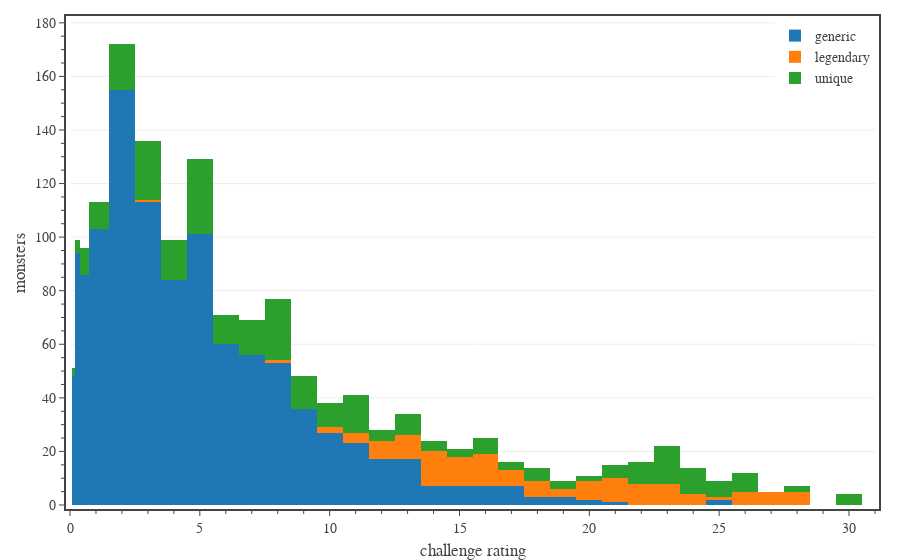

Source (notebook cell):
### Code cell
# plot the number of monsters by CR

# create figure
fig = go.Figure(
    layout=go.Layout(
        template=TFB_TEMPLATE,
        margin=dict(l=70, r=25, b=55, t=20, pad=4),
        barmode='stack',
        xaxis=dict(
            title_text='challenge rating',
            range=[0, 31],
            tick0=0, dtick=5,
            minor=dict(tick0=0, dtick=1),
        ),
        yaxis=dict(
            title_text='monsters',
            #range=[0, 35],
            #tick0=0, dtick=5,
            #minor=dict(tick0=0, dtick=1),
        ),
        legend=dict(
            xanchor='right', yanchor='top',
            x=1.00, y=1.00,
            orientation='v',
            tracegroupgap=0,
            traceorder='normal',
        )
    )
)

def x_decoder(x):
    match x:
        case 0:
            return 0
        case 0.125:
            return 0.125
        case 0.25:
            return 0.28125
        case 0.5:
            return 0.5625
        case 1:
            return 1.125
        case _:
            return x

def w_decoder(x):
    match x:
        case 0:
            return 0.125
        case 0.125:
            return 0.125
        case 0.25:
            return 0.1875
        case 0.5:
            return 0.375
        case 1:
            return 0.75
        case _:
            return 1.0


for g in ['generic','legendary','unique']:
    dfC = df0[df0['CR'].gt(0) & df0['Category'].isin([g])].groupby(['CR']).count()
    x = [x_decoder(cr) for cr in dfC.index]
    w = [w_decoder(cr) for cr in dfC.index]
    cr = dfC.index.to_list()
        
    fig.add_trace(go.Bar(
        x=x,
        y=dfC['Category'],
        width=w,
        name=g,
        customdata=dfC.index,
        hovertemplate = '<b>' + g + '</b><br>'
            + 'CR %{customdata}<br>'
            + 'Monsters %{y:,.0f}'
            + '<extra></extra>'
    ))
    

# show figure
fig.show(config=TFB_CONFIG, width=600, height=450)
fig.update_layout(autosize=True)

# save figures
if SAVEFIGS:
    save_fig_html(fig, format='large', name='fig-monster-distribution-large')
    save_fig_html(fig, format='small', name='fig-monster-distribution-small')

### Figure 1 — Plotly figure (JSON) as saved in the notebook; plotly's stock layout.template omitted (floating-point values rounded to 4 significant figures)
{"data": [{"customdata": [0.125, 0.25, 0.5, 1, 2, 3, 4, 5, 6, 7, 8, 9, 10, 11, 12, 13, 14, 15, 16, 17, 18, 19, 20, 21, 25], "hovertemplate": "<b>generic</b><br>CR %{customdata}<br>Monsters %{y:,.0f}<extra></extra>", "name": "generic", "type": "bar", "width": [0.125, 0.1875, 0.375, 0.75, 1, 1, 1, 1, 1, 1, 1, 1, 1, 1, 1, 1, 1, 1, 1, 1, 1, 1, 1, 1, 1], "x": [0.125, 0.2812, 0.5625, 1.125, 2, 3, 4, 5, 6, 7, 8, 9, 10, 11, 12, 13, 14, 15, 16, 17, 18, 19, 20, 21, 25], "y": [48, 94, 86, 103, 155, 113, 84, 101, 60, 56, 53, 36, 27, 23, 17, 17, 7, 7, 7, 7, 3, 3, 2, 1, 2]}, {"customdata": [3, 8, 10, 11, 12, 13, 14, 15, 16, 17, 18, 19, 20, 21, 22, 23, 24, 25, 26, 27, 28], "hovertemplate": "<b>legendary</b><br>CR %{customdata}<br>Monsters %{y:,.0f}<extra></extra>", "name": "legendary", "type": "bar", "width": [1, 1, 1, 1, 1, 1, 1, 1, 1, 1, 1, 1, 1, 1, 1, 1, 1, 1, 1, 1, 1], "x": [3, 8, 10, 11, 12, 13, 14, 15, 16, 17, 18, 19, 20, 21, 22, 23, 24, 25, 26, 27, 28], "y": [1, 1, 2, 4, 7, 9, 13, 11, 12, 6, 6, 3, 7, 9, 8, 8, 4, 1, 5, 5, 5]}, {"customdata": [0.125, 0.25, 0.5, 1, 2, 3, 4, 5, 6, 7, 8, 9, 10, 11, 12, 13, 14, 15, 16, 17, 18, 19, 20, 21, 22, 23, 24, 25, 26, 28, 30], "hovertemplate": "<b>unique</b><br>CR %{customdata}<br>Monsters %{y:,.0f}<extra></extra>", "name": "unique", "type": "bar", "width": [0.125, 0.1875, 0.375, 0.75, 1, 1, 1, 1, 1, 1, 1, 1, 1, 1, 1, 1, 1, 1, 1, 1, 1, 1, 1, 1, 1, 1, 1, 1, 1, 1, 1], "x": [0.125, 0.2812, 0.5625, 1.125, 2, 3, 4, 5, 6, 7, 8, 9, 10, 11, 12, 13, 14, 15, 16, 17, 18, 19, 20, 21, 22, 23, 24, 25, 26, 28, 30], "y": [3, 5, 10, 10, 17, 22, 15, 28, 11, 13, 23, 12, 9, 14, 4, 8, 4, 3, 6, 3, 5, 3, 2, 5, 8, 14, 10, 6, 7, 2, 4]}], "layout": {"barmode": "stack", "legend": {"orientation": "v", "tracegroupgap": 0, "traceorder": "normal", "x": 1, "xanchor": "right", "y": 1, "yanchor": "top"}, "margin": {"b": 55, "l": 70, "pad": 4, "r": 25, "t": 20}, "xaxis": {"dtick": 5, "minor": {"dtick": 1, "tick0": 0}, "range": [0, 31], "tick0": 0, "title": {"text": "challenge rating"}}, "yaxis": {"title": {"text": "monsters"}}}}
